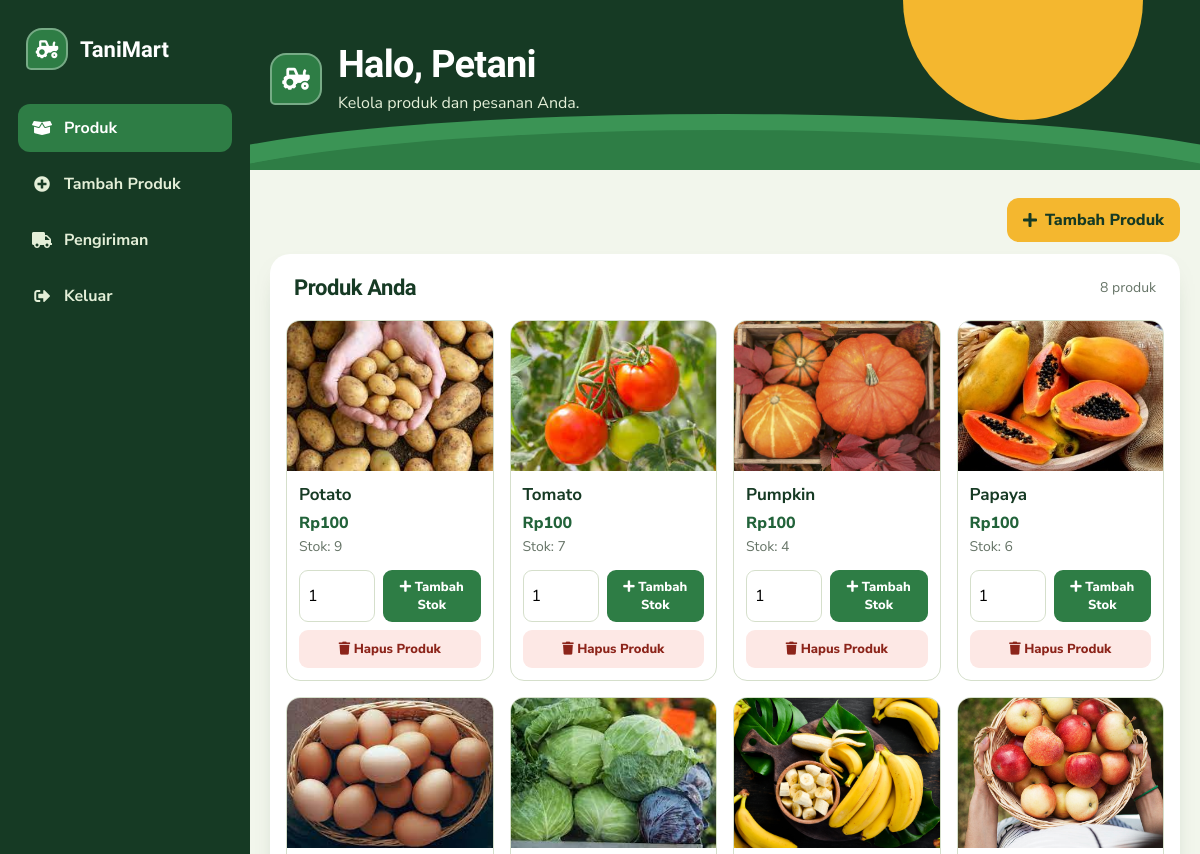
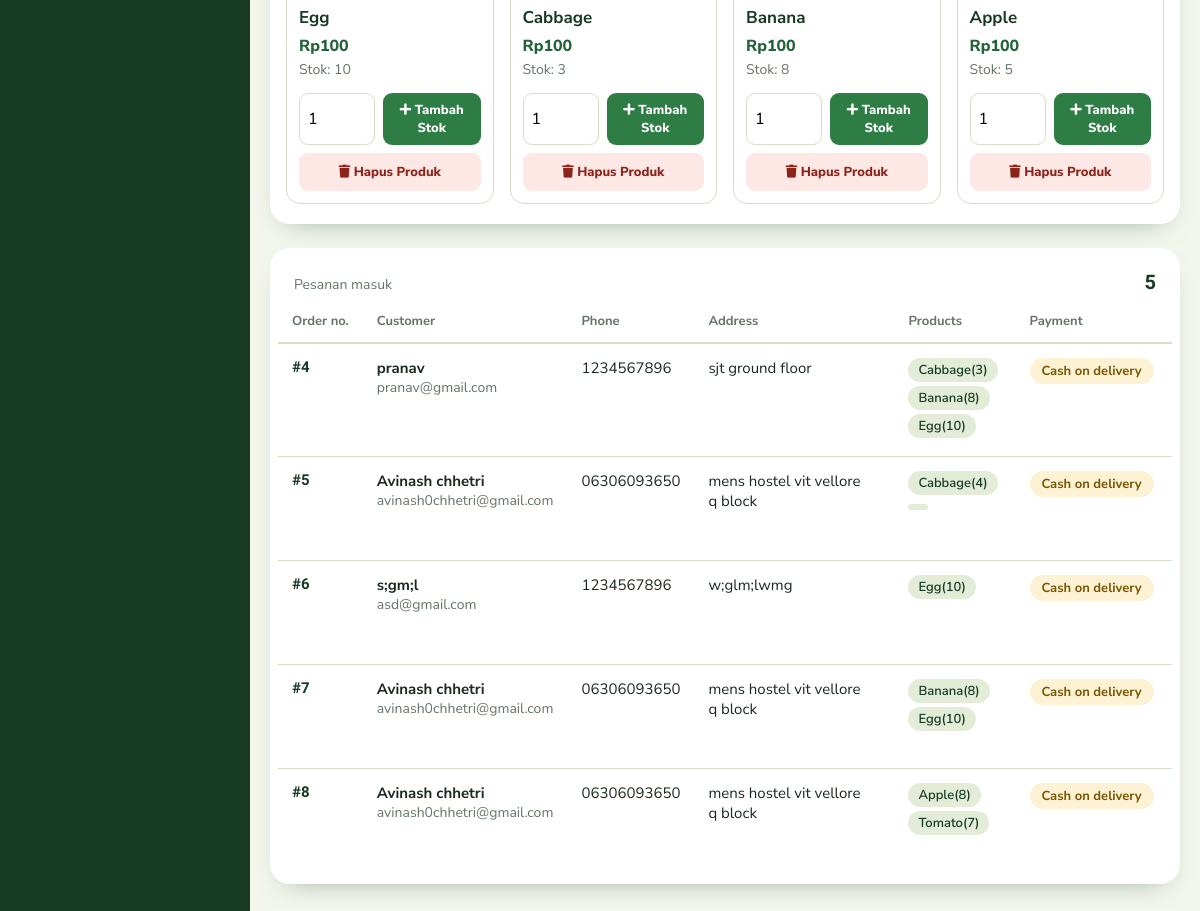
/php/home-farmer.php (signed in), run on the app's committed database (2 pictures, top to bottom).
### tables this page shows
CREATE TABLE `product` (
  `id` int(11) NOT NULL,
  `product_image` varchar(255) NOT NULL,
  `product_name` varchar(255) DEFAULT NULL,
  `product_price` decimal(10,2) DEFAULT NULL,
  `product_qty` int(11) DEFAULT NULL,
  `product_code` varchar(255) DEFAULT NULL
);

CREATE TABLE `orders` (
  `id` int(11) NOT NULL,
  `name` varchar(255) DEFAULT NULL,
  `email` varchar(255) DEFAULT NULL,
  `phone` varchar(255) DEFAULT NULL,
  `address` varchar(255) DEFAULT NULL,
  `pmode` varchar(255) DEFAULT NULL,
  `products` text DEFAULT NULL,
  `amount_paid` decimal(10,2) DEFAULT NULL,
  `delivery_status` varchar(20) NOT NULL DEFAULT 'pending'
);

### php/home-farmer.php (the view, shortened to what this page needs)
<?php
  require_once('cnkt.php');
  $stmt = $conn->prepare("SELECT * FROM product ORDER BY id DESC");
  $stmt->execute();
  $products = $stmt->fetchAll(PDO::FETCH_ASSOC);
  $stmt = $conn->prepare("SELECT * FROM orders");
  $stmt->execute();
  $orders = $stmt->fetchAll(PDO::FETCH_ASSOC);
  $payLabels = [
    'cod' => 'Cash on delivery',
    'netbanking' => 'Net banking',
    'cards' => 'Card',
  ];
?>
<!DOCTYPE html>
<html lang="id">
  <head>
    <link
      rel="stylesheet"
      href="https://use.fontawesome.com/releases/v5.6.3/css/all.css"
    />
  </head>
  <body>
    <aside class="sidebar" aria-label="Navigasi dashboard petani">
      <div class="sidebar-brand">
        <span class="brand-mark"><i class="fas fa-tractor"></i></span>
        <span>TaniMart</span>
      </div>
      <nav>
        <a href="#products"><i class="fas fa-box-open"></i>Produk</a>
        <a href="add-product.php"><i class="fas fa-plus-circle"></i>Tambah Produk</a>
        <a href="#delivery"><i class="fas fa-truck"></i>Pengiriman</a>
        <a href="logout.php"><i class="fas fa-sign-out-alt"></i>Keluar</a>
      </nav>
    </aside>
    <header class="top">
      <div class="wrap">
        <div class="heading">
          <div class="brand-mark"><i class="fas fa-tractor"></i></div>
          <div>
            <h1>Halo, Petani</h1>
            <p>Kelola produk dan pesanan Anda.</p>
          </div>
        </div>
      </div>
    </header>
    <main class="wrap">
      <div class="products-toolbar">
        <a class="top-action" href="add-product.php"><i class="fas fa-plus"></i>Tambah Produk</a>
      </div>
      <section class="panel" id="products" aria-labelledby="products-title">
        <div class="section-heading">
          <h2 id="products-title">Produk Anda</h2>
          <span class="muted"><?= count($products) ?> produk</span>
        </div>
        <?php if (count($products) === 0): ?>
        <div class="empty">
          <i class="fas fa-seedling"></i>
          <h2>Belum ada produk</h2>
          <p>Tambahkan produk pertama Anda agar tampil di katalog.</p>
        </div>
        <?php else: ?>
        <div class="product-grid">
          <?php foreach ($products as $product): ?>
          <article class="product-card">
            <img src="<?= htmlspecialchars($product['product_image'], ENT_QUOTES, 'UTF-8') ?>" alt="<?= htmlspecialchars($product['product_name'], ENT_QUOTES, 'UTF-8') ?>" loading="lazy">
            <div class="product-info">
              <h3><?= htmlspecialchars($product['product_name'], ENT_QUOTES, 'UTF-8') ?></h3>
              <p class="product-price">Rp<?= number_format((float) $product['product_price'], 0, ',', '.') ?></p>
              <p class="product-stock">Stok: <?= htmlspecialchars($product['product_qty'], ENT_QUOTES, 'UTF-8') ?></p>
              <div class="product-actions">
                <form class="stock-form" method="post">
                  <input type="number" name="stock_to_add" min="1" step="1" value="1" aria-label="Jumlah stok tambahan untuk <?= htmlspecialchars($product['product_name'], ENT_QUOTES, 'UTF-8') ?>" required>
                  <button type="submit" name="manage_product" value="add_stock"><i class="fas fa-plus"></i> Tambah Stok</button>
                </form>
                <form class="delete-form" method="post" onsubmit="return confirm('Yakin ingin menghapus produk ini?')">
                  <button type="submit" name="manage_product" value="delete"><i class="fas fa-trash"></i> Hapus Produk</button>
                </form>
              </div>
            </div>
          </article>
          <?php endforeach; ?>
        </div>
        <?php endif; ?>
      </section>
      <div class="panel" id="delivery">
        <div class="count">
          <span>Pesanan masuk</span>
          <strong><?= count($orders) ?></strong>
        </div>
        <?php if (count($orders) === 0): ?>
        <div class="empty">
          <i class="fas fa-box-open"></i>
          <h2>No orders yet</h2>
          <p>New orders will show up here.</p>
        </div>
        <?php else: ?>
        <div class="scroll">
          <table>
            <thead>
              <tr>
                <th>Order no.</th>
                <th>Customer</th>
                <th>Phone</th>
                <th>Address</th>
                <th>Products</th>
                <th>Payment</th>
                <th>Amount paid</th>
              </tr>
            </thead>
            <tbody>
              <?php foreach ($orders as $row): ?>
              <tr>
                <td class="no">#<?= htmlspecialchars($row['id']) ?></td>
                <td>
                  <div class="name"><?= htmlspecialchars($row['name']) ?></div>
                  <div class="muted"><?= htmlspecialchars($row['email']) ?></div>
                </td>
                <td><?= htmlspecialchars($row['phone']) ?></td>
                <td class="addr"><?= nl2br(htmlspecialchars($row['address'])) ?></td>
                <td>
                  <?php foreach (explode(', ', $row['products']) as $product): ?>
                  <span class="chip"><?= htmlspecialchars($product) ?></span>
                  <?php endforeach; ?>
                </td>
                <td>
                  <span class="pay"><?= htmlspecialchars(isset($payLabels[$row['pmode']]) ? $payLabels[$row['pmode']] : $row['pmode']) ?></span>
                </td>
                <td class="amount">Rp<?= number_format($row['amount_paid'], 0, ',', '.') ?></td>
              </tr>
              <?php endforeach; ?>
            </tbody>
          </table>
        </div>
        <?php endif; ?>
      </div>
    </main>
  </body>
</html>

### data on the page
product: product_image (picture), product_name "Potato", product_price "100", product_qty "9"
product: product_image (picture), product_name "Tomato", product_price "100", product_qty "7"
product: product_image (picture), product_name "Pumpkin", product_price "100", product_qty "4"
product: product_image (picture), product_name "Papaya", product_price "100", product_qty "6"
product: product_image (picture), product_name "Egg", product_price "100", product_qty "10"
product: product_image (picture), product_name "Cabbage", product_price "100", product_qty "3"
product: product_image (picture), product_name "Banana", product_price "100", product_qty "8"
product: product_image (picture), product_name "Apple", product_price "100", product_qty "5"
orders: id "4", name "pranav", email "pranav@gmail.com", phone "1234567896", address "sjt ground floor", products "Cabbage(3)", products "Banana(8)", products "Egg(10)", pmode "Cash on delivery"
orders: id "5", name "Avinash chhetri", email "avinash0chhetri@gmail.com", phone "06306093650", address "mens hostel vit vellore q block", products "Cabbage(4)", pmode "Cash on delivery"
orders: id "6", name "s;gm;l", email "asd@gmail.com", phone "1234567896", address "w;glm;lwmg", products "Egg(10)", pmode "Cash on delivery"
orders: id "7", name "Avinash chhetri", email "avinash0chhetri@gmail.com", phone "06306093650", address "mens hostel vit vellore q block", products "Banana(8)", products "Egg(10)", pmode "Cash on delivery"
orders: id "8", name "Avinash chhetri", email "avinash0chhetri@gmail.com", phone "06306093650", address "mens hostel vit vellore q block", products "Apple(8)", products "Tomato(7)", pmode "Cash on delivery"

### other printed values
count($products) "8"
count($orders) "5"
